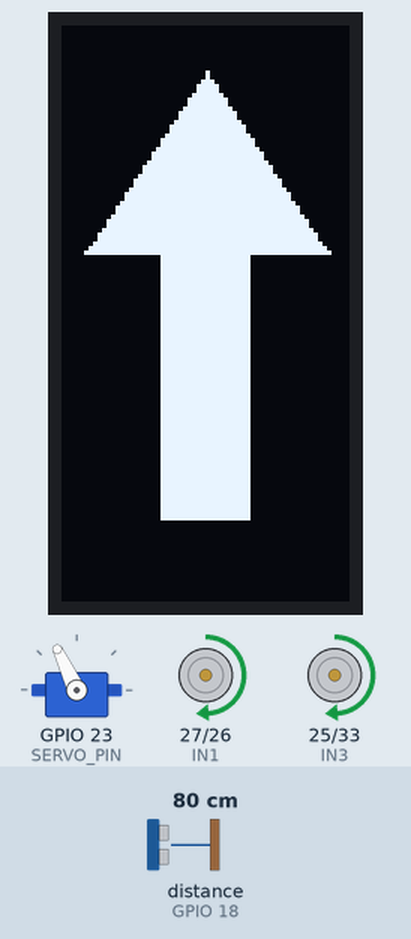
Simulated run of this sketch. Board: ESP32. Shown: 64×128 one-colour display, servo, motor-driver pin pairs drawn as motors (green arrow = first pin HIGH = forward, orange = second pin HIGH = backward, longer = more drive, scaled by the enable pin). Wiring (inferred from the names in the program): ultrasonic range finder: trigger GPIO 5; echo GPIO 18. Inputs (shaded band) come from the test bench; at power-on: distance to the obstacle (sensor on GPIO 18) 80 cm. The echo pulse lasts 58.3 µs per cm; WiFi joins after 1.5 s; servers stay silent unless stated; what the sketch prints to the serial monitor is not drawn.

Above: at 3.2 s.
3.3 s: distance to the obstacle (sensor on GPIO 18) set to 34 cm
4.8 s: distance to the obstacle (sensor on GPIO 18) set to 28 cm
At 5.76 s:
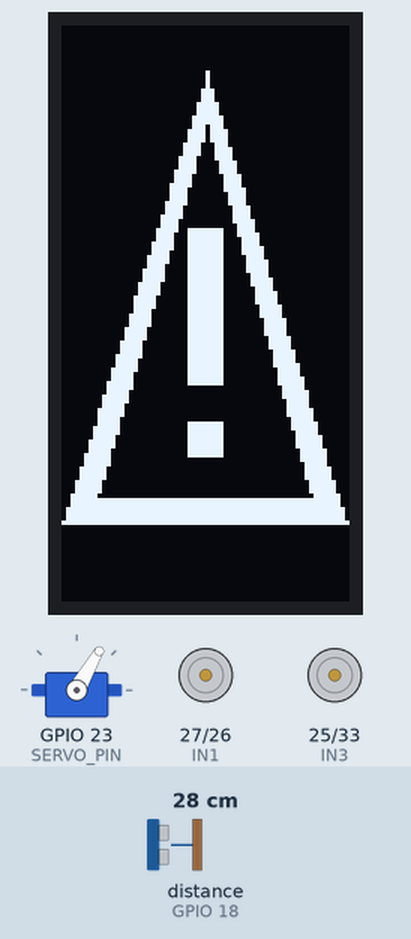
7.0 s: distance to the obstacle (sensor on GPIO 18) set to 35 cm
At 8.4 s:
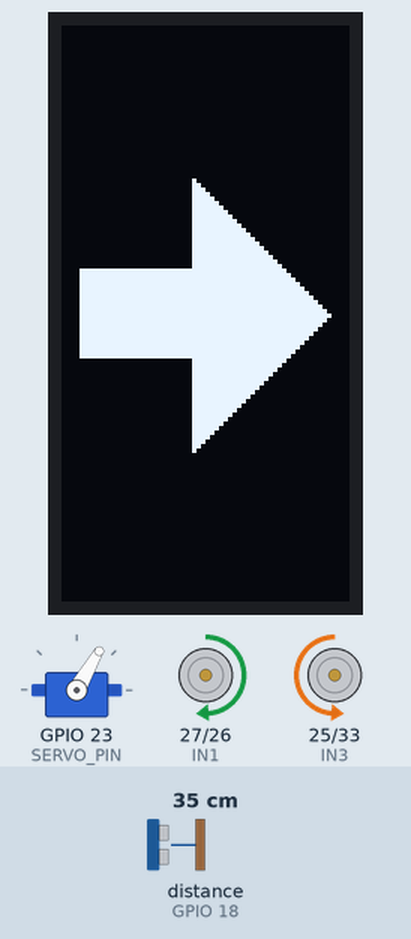
10.0 s: distance to the obstacle (sensor on GPIO 18) set to 2 cm
At 12.33 s:
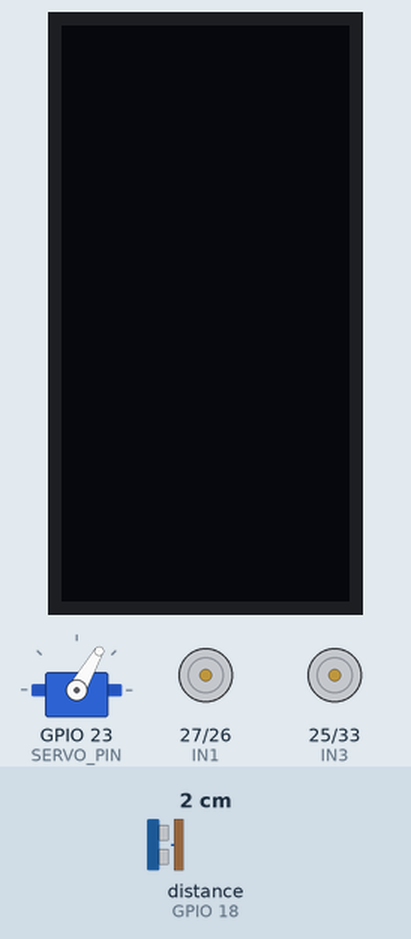
13.0 s: distance to the obstacle (sensor on GPIO 18) set to 5 cm
16.0 s: distance to the obstacle (sensor on GPIO 18) set to 8 cm
At 27.6 s:
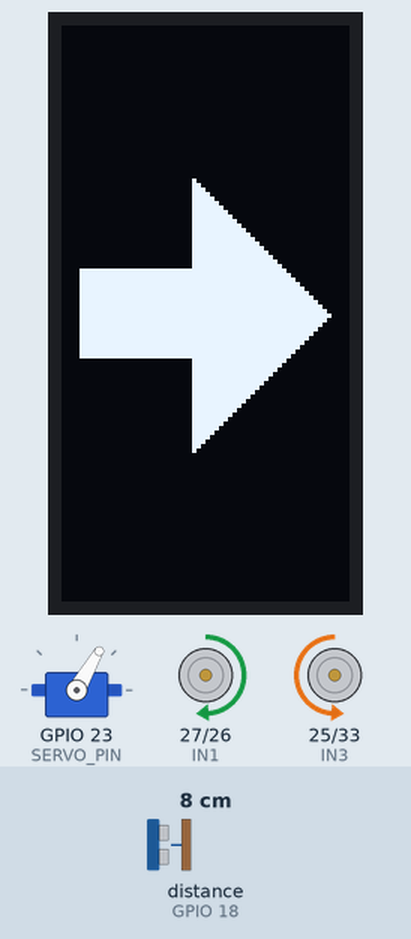
Timing chart, 0 to 29.9 s (numbered marks = the images above; inputs shaded):
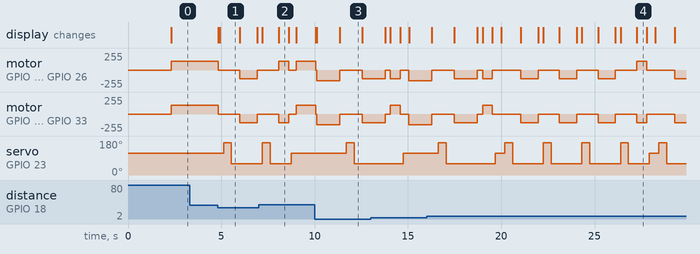

Measured:
- the behaviour switches between 32 and 31 cm on distance to the obstacle (sensor on GPIO 18) (found by bisection; images 0 and 1)
- the behaviour switches between 6 and 7 cm on distance to the obstacle (sensor on GPIO 18) (found by bisection; images 3 and 4)
- after the input at 3.3 s, every drawn part: stays the same
- after the input at 4.8 s, motor on GPIO 27 (IN1) / GPIO 26 (IN2), motor on GPIO 25 (IN3) / GPIO 33 (IN4): forward 134/255 → stopped after 0.05 s, → backward 134/255 1.1 s later, → stopped 0.93 s later; servo on GPIO 23 (SERVO_PIN): 115° → 170° after 0.32 s, → 60° 0.42 s later; the display: first changes after 0.05 s (image 1 shows a later state)
- after the input at 10.0 s, motor on GPIO 27 (IN1) / GPIO 26 (IN2), motor on GPIO 25 (IN3) / GPIO 33 (IN4): forward 134/255 → stopped after 0.05 s, → backward 159/255 0.08 s later, → stopped 1.2 s later, → backward 134/255 1.2 s later; servo on GPIO 23 (SERVO_PIN): 115° → 170° after 1.7 s, → 60° 0.42 s later; the display: changes after 0.05 s (image 3)
- what the display in image 1 shows lasts 1.1 s, from 4.9 s to 6.0 s
- what the display in image 2 shows lasts 0.5 s, from 8.1 s to 8.6 s
- what the display in image 3 shows lasts 1.2 s, from 11.4 s to 12.6 s

The sketch:

BOT2_REFERENCEBOT_CODEE.ino
```cpp
/*
  BOT 2 — DIRECT IP CLIENT + ISOLATED SERVO TIMERS + WEB SERVER
*/
#include <ESP32Servo.h>
#include <WiFi.h>
#include <HTTPClient.h>
#include <WebServer.h>
#include <Wire.h>
#include <Adafruit_GFX.h>
#include <Adafruit_SSD1306.h>

// ==========================================
// PASTE BOT 1's IP ADDRESS HERE
const char* BOT1_IP = "10.142.196.34"; // <--- UPDATE THIS!
// ==========================================

const char* ssid = "Ashwin";
const char* password = "12345678";

// --- MAP TRACKING ---
float botX = 0.0, botY = 0.0, botHeading = 90.0;
unsigned long lastCalcTime = 0;
const float LINEAR_SPEED = 40.0, TURN_SPEED = 110.0;
int lastMeasuredDist = 100, lastServoAngle = 115;
String b1_json_data = "{}";

// --- WEB SERVER ---
WebServer server(80);

// --- OLED ---
#define SCREEN_WIDTH 128
#define SCREEN_HEIGHT 64
Adafruit_SSD1306 display(SCREEN_WIDTH, SCREEN_HEIGHT, &Wire, -1);
enum DriveState { STOPPED, FWD, REV, LFT, RGT, DANGER };
DriveState currentDispState = STOPPED;

// --- PINS & CONSTANTS ---
const int IN1 = 27, IN2 = 26, ENA = 13, IN3 = 25, IN4 = 33, ENB = 32;
const int TRIG_PIN = 5, ECHO_PIN = 18, SERVO_PIN = 23;
Servo scanServo;

// --- YOUR SPECIFIC ANGLES ---
const int SERVO_CENTER = 115;
const int SERVO_LEFT   = SERVO_CENTER + 55;  // 170
const int SERVO_RIGHT  = SERVO_CENTER - 55;  // 60

const int MOTOR_SPEED_A = 135, MOTOR_SPEED_B = 135;
const int OBSTACLE_DIST = 30, TURN_TIME = 500, REVERSE_TIME = 900;

void fetchBot1Data() {
  HTTPClient http;
  String url = "http://" + String(BOT1_IP) + "/telemetry";
  http.begin(url);
  int httpCode = http.GET();
  if (httpCode > 0) { b1_json_data = http.getString(); }
  else { b1_json_data = "{\"error\":\"Timeout/Offline\"}"; }
  http.end();
}

void handleMapData() {
  String json = "{";
  json += "\"x\":" + String(botX) + ",\"y\":" + String(botY) + ",\"heading\":" + String(botHeading) + ",";
  json += "\"servoAngle\":" + String(lastServoAngle) + ",\"dist\":" + String(lastMeasuredDist) + ",";
  json += "\"bot1\":" + b1_json_data;
  json += "}";
  server.sendHeader("Access-Control-Allow-Origin", "*");
  server.send(200, "application/json", json);
}

// --- ODOMETRY & DISPLAY LOGIC ---
void updateOdometry() {
  unsigned long now = millis(); float dt = (now - lastCalcTime) / 1000.0; lastCalcTime = now;
  if (currentDispState == FWD) { botX += cos(botHeading * PI / 180.0) * LINEAR_SPEED * dt; botY += sin(botHeading * PI / 180.0) * LINEAR_SPEED * dt; }
  else if (currentDispState == REV) { botX -= cos(botHeading * PI / 180.0) * LINEAR_SPEED * dt; botY -= sin(botHeading * PI / 180.0) * LINEAR_SPEED * dt; }
  else if (currentDispState == LFT) { botHeading += TURN_SPEED * dt; }
  else if (currentDispState == RGT) { botHeading -= TURN_SPEED * dt; }
}

void updateDisplay(DriveState newState) {
  if (currentDispState == newState) return;
  currentDispState = newState; display.clearDisplay();
  if (newState == FWD) { display.fillTriangle(32, 10, 5, 50, 59, 50, SSD1306_WHITE); display.fillRect(22, 50, 20, 60, SSD1306_WHITE); }
  else if (newState == REV) { display.fillTriangle(32, 118, 5, 78, 59, 78, SSD1306_WHITE); display.fillRect(22, 18, 20, 60, SSD1306_WHITE); }
  else if (newState == LFT) { display.fillTriangle(5, 64, 35, 34, 35, 94, SSD1306_WHITE); display.fillRect(35, 54, 25, 20, SSD1306_WHITE); }
  else if (newState == RGT) { display.fillTriangle(59, 64, 29, 34, 29, 94, SSD1306_WHITE); display.fillRect(4, 54, 25, 20, SSD1306_WHITE); }
  else if (newState == DANGER) {
    display.fillTriangle(32, 10, 0, 110, 63, 110, SSD1306_WHITE);
    display.fillTriangle(32, 22, 8, 104, 55, 104, SSD1306_BLACK);
    display.fillRect(28, 45, 8, 35, SSD1306_WHITE);
    display.fillRect(28, 88, 8, 8, SSD1306_WHITE);
  }
  display.display();
}

void moveForward() { updateDisplay(FWD); digitalWrite(IN1, HIGH); digitalWrite(IN2, LOW); digitalWrite(IN3, HIGH); digitalWrite(IN4, LOW); ledcWrite(ENA, MOTOR_SPEED_A); ledcWrite(ENB, MOTOR_SPEED_B); }
void stopMotors() { updateDisplay(STOPPED); ledcWrite(ENA, 0); ledcWrite(ENB, 0); delay(50); }
void reverseBot(int duration) { updateDisplay(REV); digitalWrite(IN1, LOW); digitalWrite(IN2, HIGH); digitalWrite(IN3, LOW); digitalWrite(IN4, HIGH); ledcWrite(ENA, MOTOR_SPEED_A); ledcWrite(ENB, MOTOR_SPEED_B); unsigned long start = millis(); while(millis() - start < duration) { server.handleClient(); updateOdometry(); delay(10); } stopMotors(); delay(200); }
void turnLeft() { updateDisplay(LFT); digitalWrite(IN1, LOW); digitalWrite(IN2, HIGH); digitalWrite(IN3, HIGH); digitalWrite(IN4, LOW); ledcWrite(ENA, MOTOR_SPEED_A); ledcWrite(ENB, MOTOR_SPEED_B); unsigned long start = millis(); while(millis() - start < TURN_TIME) { server.handleClient(); updateOdometry(); delay(10); } stopMotors(); delay(100); }
void turnRight() { updateDisplay(RGT); digitalWrite(IN1, HIGH); digitalWrite(IN2, LOW); digitalWrite(IN3, LOW); digitalWrite(IN4, HIGH); ledcWrite(ENA, MOTOR_SPEED_A); ledcWrite(ENB, MOTOR_SPEED_B); unsigned long start = millis(); while(millis() - start < TURN_TIME) { server.handleClient(); updateOdometry(); delay(10); } stopMotors(); delay(100); }

long getDistance() {
  long total = 0; int valid = 0;
  for (int i = 0; i < 3; i++) {
    digitalWrite(TRIG_PIN, LOW); delayMicroseconds(2); digitalWrite(TRIG_PIN, HIGH); delayMicroseconds(10); digitalWrite(TRIG_PIN, LOW);
    long duration = pulseIn(ECHO_PIN, HIGH, 25000);
    long dist = (duration == 0) ? 100 : duration * 0.034 / 2;
    if (dist >= 0 && dist < 200) { total += dist; valid++; } delay(5);
  }
  return lastMeasuredDist = (valid == 0) ? 100 : total / valid;
}

long getDistanceAt(int angle) { scanServo.write(angle); lastServoAngle = angle; delay(400); return getDistance(); }

void escapeContact() {
  updateDisplay(DANGER); digitalWrite(IN1, LOW); digitalWrite(IN2, HIGH); digitalWrite(IN3, LOW); digitalWrite(IN4, HIGH); ledcWrite(ENA, 160); ledcWrite(ENB, 160);
  unsigned long start = millis(); while(millis() - start < 1200) { server.handleClient(); updateOdometry(); delay(10); } stopMotors(); delay(300);
}

void setup() {
  Serial.begin(115200);
  Wire.begin(21, 22); if(display.begin(SSD1306_SWITCHCAPVCC, 0x3C)) { display.setRotation(3); display.clearDisplay(); display.setTextSize(2); display.setTextColor(SSD1306_WHITE); display.setCursor(4, 50); display.println("BOOTING"); display.display(); }

  pinMode(IN1, OUTPUT); pinMode(IN2, OUTPUT); pinMode(IN3, OUTPUT); pinMode(IN4, OUTPUT);
  ledcAttach(ENA, 1000, 8); ledcAttach(ENB, 1000, 8);
  pinMode(TRIG_PIN, OUTPUT); pinMode(ECHO_PIN, INPUT);

  // --- THE FIX: ISOLATING THE SERVO TIMERS ---
  ESP32PWM::allocateTimer(2);
  ESP32PWM::allocateTimer(3);
  scanServo.setPeriodHertz(50);
  scanServo.attach(SERVO_PIN, 544, 2400);
  scanServo.write(SERVO_CENTER);
  delay(500);

  WiFi.mode(WIFI_STA); WiFi.begin(ssid, password);
  while (WiFi.status() != WL_CONNECTED) { delay(500); Serial.print("."); }
  Serial.print("\nBOT 2 IP: "); Serial.println(WiFi.localIP());

  server.on("/data", HTTP_OPTIONS, []() { server.sendHeader("Access-Control-Allow-Origin", "*"); server.sendHeader("Access-Control-Allow-Methods", "GET, OPTIONS"); server.sendHeader("Access-Control-Allow-Headers", "Content-Type"); server.send(204); });
  server.on("/data", HTTP_GET, handleMapData);
  server.begin(); lastCalcTime = millis();
}

void loop() {
  server.handleClient(); updateOdometry();
  scanServo.write(SERVO_CENTER); lastServoAngle = SERVO_CENTER;
  long dist = getDistance();

  static unsigned long lastFetch = 0;
  if (millis() - lastFetch > 500) {
    fetchBot1Data();

    Serial.println("\n======================================");
    Serial.println("         [ BOT 1 TELEMETRY ]          ");
    Serial.println(b1_json_data);
    Serial.println("         [ BOT 2 LOCAL DATA ]         ");
    Serial.printf("X: %.2f | Y: %.2f | Head: %.1f | Dist: %d\n", botX, botY, botHeading, lastMeasuredDist);
    Serial.println("======================================");

    lastFetch = millis();
  }

  if (dist <= 5) {
    stopMotors(); escapeContact();
    long leftDist  = getDistanceAt(SERVO_LEFT); long rightDist = getDistanceAt(SERVO_RIGHT);
    if (leftDist <= OBSTACLE_DIST && rightDist <= OBSTACLE_DIST) { reverseBot(1200); turnLeft(); }
    else if (leftDist > rightDist) { turnLeft(); } else { turnRight(); }
    return;
  }

  if (dist <= OBSTACLE_DIST) {
    stopMotors(); updateDisplay(DANGER); delay(200);
    long leftDist  = getDistanceAt(SERVO_LEFT); long rightDist = getDistanceAt(SERVO_RIGHT);
    int attempts = 0;
    while (leftDist <= OBSTACLE_DIST && rightDist <= OBSTACLE_DIST && attempts < 3) {
      reverseBot(REVERSE_TIME); updateDisplay(DANGER);
      leftDist  = getDistanceAt(SERVO_LEFT); rightDist = getDistanceAt(SERVO_RIGHT); attempts++;
    }
    if (leftDist > rightDist) { turnLeft(); } else { turnRight(); }
    return;
  }

  moveForward();
}
```
